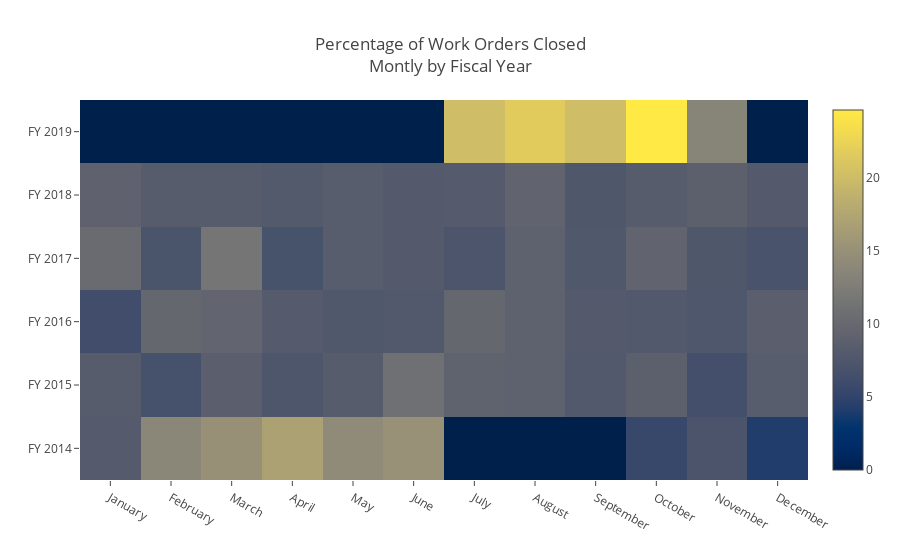

Here is the notebook cell this chart was saved with:
### Code cell
# percentage of work orders closed (agg by month) per fiscal year
def month_name(integer):
    """function takes integer from month value for timestamp 
    and returns the name of the month as a string. 
    Example: a timestamp with datetime.month value of 0 returns 'January'
    """
    month_names = ['January','February','March','April','May','June',
                    'July','August','September','October','November','December']
    return month_names[integer-1]

# filter out still open work orders
filtered_df = df[df['date_completed'].notnull()]
filtered_df['completed_month_name'] = [month_name(date) for date in filtered_df['date_completed'].dt.month]

z_dict = {}
x = ['January','February','March','April','May','June',
     'July','August','September','October','November','December']

for year in filtered_df['fiscal_year_completed'].unique():
    z_dict[year] = []
    for month in x:
        z_dict[year].append(
            (filtered_df[(filtered_df['fiscal_year_completed'] == year) &
                         (filtered_df['completed_month_name'] == month)]['wo_id'].count() /
             filtered_df[filtered_df['fiscal_year_completed'] == year]['wo_id'].count() * 100)
                            )  

trace = go.Heatmap(
    z = [value for value in z_dict.values()],
    y = ['FY {}'.format(int(year)) for year in z_dict.keys()],
    x = x,
    colorscale = 'Cividis')

layout = {'title': 'Percentage of Work Orders Closed<br>Montly by Fiscal Year'}
pyo.iplot({'data':[trace],'layout':layout})

### Figure 1 — Plotly figure (JSON) as saved in the notebook; plotly's stock layout.template omitted (floating-point values rounded to 4 significant figures)
{"data": [{"colorscale": "Cividis", "type": "heatmap", "uid": "1423fe4f-6a05-48b5-a2f4-bddb7ea2ac39", "x": ["January", "February", "March", "April", "May", "June", "July", "August", "September", "October", "November", "December"], "y": ["FY 2014", "FY 2015", "FY 2016", "FY 2017", "FY 2018", "FY 2019"], "z": [[8.136, 13.8, 14.95, 16.93, 14.34, 15.05, 0, 0, 0, 5.501, 7.159, 4.126], [8.302, 6.719, 8.592, 7.403, 8.246, 10.96, 9.173, 9.055, 7.825, 8.806, 6.477, 8.44], [6.231, 9.771, 9.531, 8.127, 7.684, 7.856, 9.765, 9.02, 7.992, 7.85, 7.481, 8.694], [10.23, 7.096, 11.56, 6.841, 8.377, 8.015, 7.292, 9.03, 7.654, 9.386, 7.499, 7.019], [9.112, 8.215, 8.203, 7.975, 8.443, 8.039, 8.14, 9.39, 7.496, 8.228, 8.777, 7.982], [0, 0, 0, 0, 0, 0, 20.11, 21.7, 20.13, 24.66, 13.41, 0]]}], "layout": {"title": "Percentage of Work Orders Closed<br>Montly by Fiscal Year"}}
